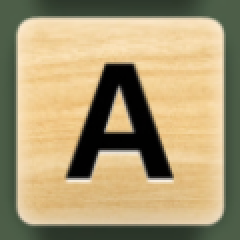
#> input picture templates/A.png, 120 x 120 px (shown 2 times larger)
$ python -i detect.py   (imports and definitions only)
#> lines starting #> are read from the running program, lines starting #| are printed output that depends on the picture; after the words box and inside, x2 and y2 are one past the last pixel; in counts of white or black regions, pixels touching at a corner belong together
import cv2 as cv
import numpy as np
import sys

# [79 lines left out: functions process_img, match_letter, not called in this run]

def normalize(img):
    _, bnw = cv.threshold(img, 50, 255, cv.THRESH_BINARY_INV)
    bnw_contours, _ = cv.findContours(bnw, cv.RETR_EXTERNAL, cv.CHAIN_APPROX_SIMPLE)

    if not bnw_contours:
            print("no contours found brev")
            sys.exit()

    letter_contour = max(bnw_contours, key=cv.contourArea)

    x, y, w, h = cv.boundingRect(letter_contour)
    cropped = img[y:y+h, x:x+w]


    normalized = cv.resize(cropped,(80,80))
    return normalized

>>> import cv2
>>> picture = cv2.imread('templates/A.png', cv2.IMREAD_GRAYSCALE)
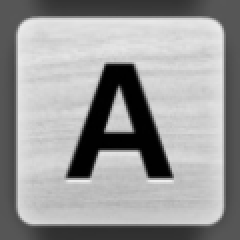
#> picture: shape (120, 120) (shown 2 times larger); min 0, max 238, mean 152.7
>>> result = normalize(picture)
#> in normalize, `_, bnw = cv.threshold(img, 50, 255, cv.THRESH_BINARY_INV)`:
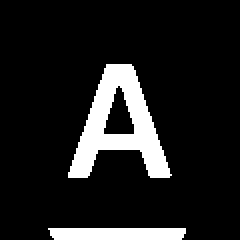
#> bnw: shape (120, 120) (shown 2 times larger); 11.9% white; 2 white regions
#> in normalize, `bnw_contours, _ = cv.findContours(bnw, cv.RETR_EXTERNAL, cv.CHAIN_APPR..`: bnw_contours = 2 contours; box (x1, y1, x2, y2) and area: (34, 32, 86, 89) 1424, (24, 114, 93, 120) 330
#> in normalize, `letter_contour = max(bnw_contours, key=cv.contourArea)`: letter_contour = contour of 103 points, box (x1, y1, x2, y2) (34, 32, 86, 89), area 1424
#> in normalize, `x, y, w, h = cv.boundingRect(letter_contour)`: x = 34; y = 32; w = 52; h = 57
#> in normalize, `cropped = img[y:y+h, x:x+w]`:
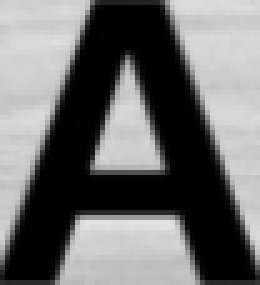
#> cropped: shape (57, 52) (shown 5 times larger); min 0, max 226, mean 109.3
#> in normalize, `normalized = cv.resize(cropped,(80,80))`:
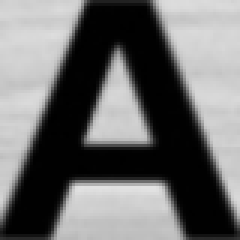
#> normalized: shape (80, 80) (shown 3 times larger); min 0, max 226, mean 109.2
